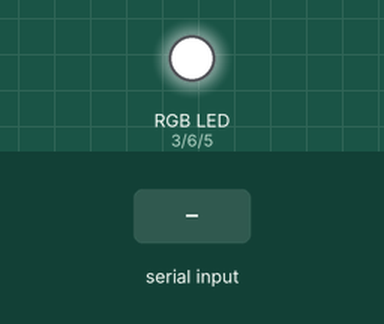
Simulated run of this sketch. Board: Arduino Uno, built with avr-gcc and run on an emulated ATmega328P. On the bench: an RGB LED mixed from three pins (HIGH = lit). The inputs (shaded band) are chosen by the test bench. What the sketch prints to the serial monitor is not drawn.

Above: at 1.2 s.
1.3 s: byte 1 (1) received over Serial
At 1.7 s:
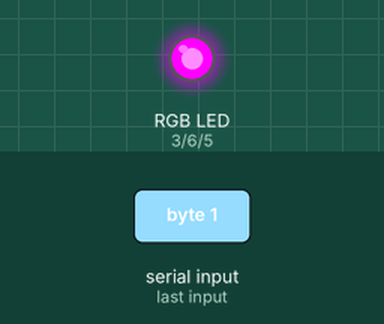
2.8 s: byte 2 (2) received over Serial
At 4.0 s:
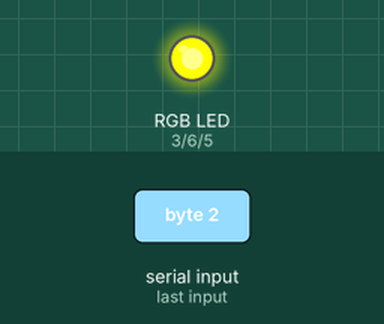
4.3 s: byte 3 (3) received over Serial
At 5.1 s:
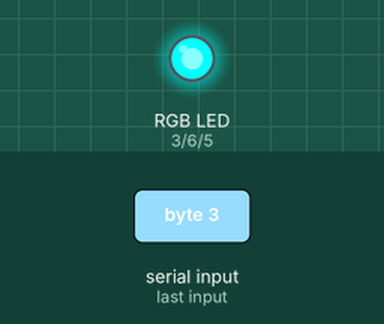
Timing chart, 0 to 7.3 s (numbered marks = the images above; inputs shaded):
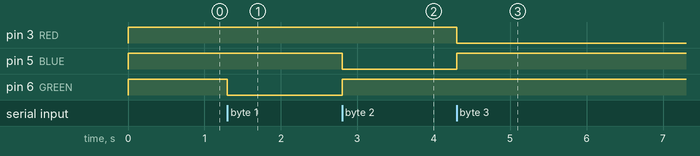

Measured:
- after the input at 1.3 s, pin 6 (GREEN): HIGH → LOW at once
- after the input at 2.8 s, pin 5 (BLUE): HIGH → LOW at once; pin 6 (GREEN): LOW → HIGH at once
- after the input at 4.3 s, pin 3 (RED): HIGH → LOW at once; pin 5 (BLUE): LOW → HIGH at once

The sketch:

rgb_handling.ino
```cpp
#define GREEN 6
#define BLUE 5
#define RED 3
#define delayTime 200


void rgb_setup()
  {
      pinMode(GREEN, OUTPUT);
      pinMode(BLUE, OUTPUT);
      pinMode(RED, OUTPUT);
      digitalWrite(GREEN, HIGH);
      digitalWrite(BLUE, HIGH);
      digitalWrite(RED, HIGH);
  }


void setup() {
Serial.begin(9600);
rgb_setup();
}

int redVal;
int blueVal;
int greenVal;
 int incoming ;

void loop() {

    if (Serial.available() > 0) {
    incoming = Serial.read();
     Serial.write(" pong: ");
     Serial.write(incoming);

  }


  int redVal = 255;
  int blueVal = 0;
  int greenVal = 0;
  if (incoming == 1)
    {
      rgb_set_values(255,0,0);
    }
      if (incoming == 2)
    {
      rgb_set_values(0,255,0);
    }
      if (incoming == 3)
    {
      rgb_set_values(0,0,255);
    }
/*
  for( int i = 0 ; i < 255 ; i += 1 ){
    greenVal += 1;
    redVal -= 1;
    analogWrite( GREEN, 255 - greenVal );
    analogWrite( RED, 255 - redVal );

    delay( delayTime );
  }

  redVal = 0;
  blueVal = 0;
  greenVal = 255;
  for( int i = 0 ; i < 255 ; i += 1 ){
    blueVal += 1;
    greenVal -= 1;
    analogWrite( BLUE, 255 - blueVal );
    analogWrite( GREEN, 255 - greenVal );

    delay( delayTime );
  }

  redVal = 0;
  blueVal = 255;
  greenVal = 0;
  for( int i = 0 ; i < 255 ; i += 1 ){
    redVal += 1;
    blueVal -= 1;
    analogWrite( RED, 255 - redVal );
    analogWrite( BLUE, 255 - blueVal );

    delay( delayTime );
  }
*/
}


//SETTING... OH SI
void rgb_set_values(byte r,byte g,byte b)
  {

      analogWrite(GREEN,255- r);
      analogWrite(BLUE, 255-g);
      analogWrite(RED,255- b);
  }
```
